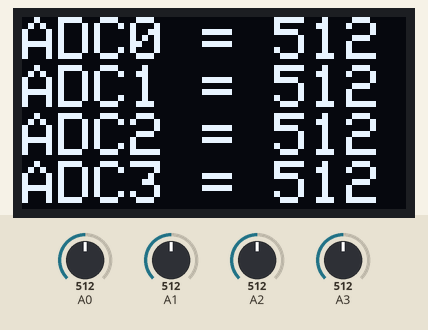
Simulated run of this sketch. Board: Arduino Uno, built with avr-gcc and run on an emulated ATmega328P. Parts: 128×64 one-colour display. The test bench sets the inputs (shaded band); at power-on: A0 = 512, A1 = 512, A2 = 512, A3 = 512. The display library's start-up logo is not drawn.

Above: at 4.2 s.
4.3 s: A0 set to 716
At 5.2 s:
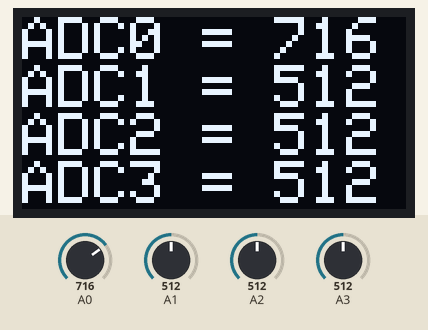
5.8 s: A1 set to 716
At 6.8 s:
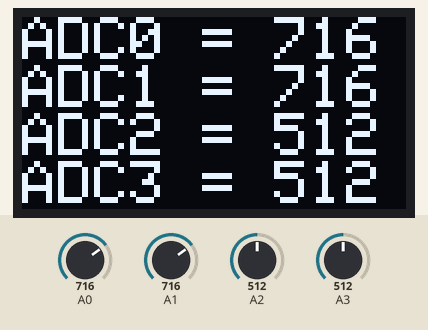
7.3 s: A2 set to 716
At 8.5 s:
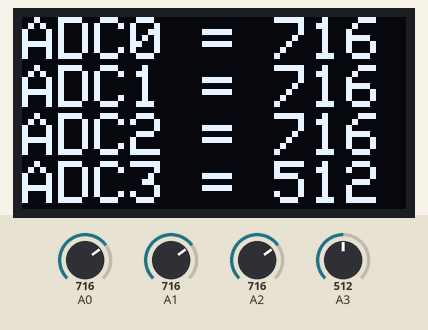
8.8 s: A3 set to 716
At 10.0 s:
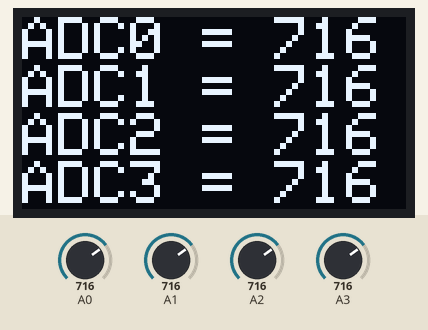
10.3 s: A0 set to 992
At 11.5 s:
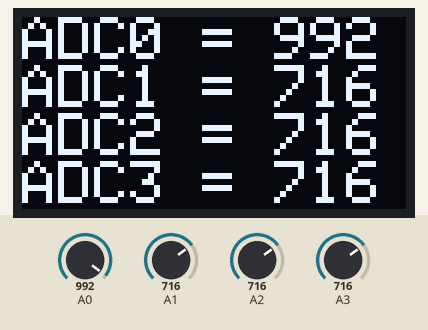
11.8 s: A1 set to 992
At 13.2 s:
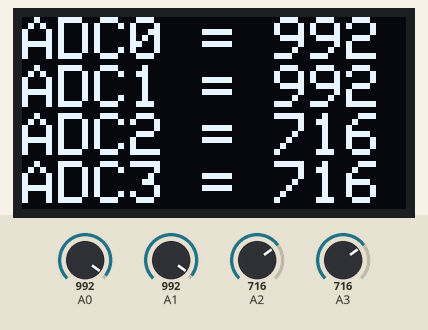
Timing chart, 0 to 14.3 s (numbered marks = the images above; inputs shaded):
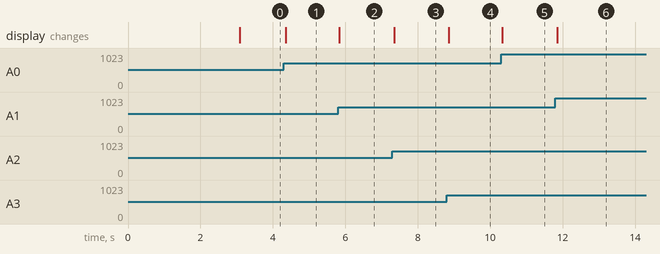

Measured:
- after the input at 4.3 s, the display: changes after 0.05 s (image 1)
- after the input at 5.8 s, the display: changes at once (image 2)
- after the input at 7.3 s, the display: changes after 0.05 s (image 3)
- after the input at 8.8 s, the display: changes after 0.06 s (image 4)
- after the input at 10.3 s, the display: changes at once (image 5)
- after the input at 11.8 s, the display: changes after 0.05 s (image 6)

The sketch:

Displaying_info_on_OLED.ino
```cpp
#include <Wire.h>
#include <Adafruit_GFX.h>
#include <Adafruit_SH110X.h>

#define I2C_Address 0x3c
#define SCREEN_WIDTH 128
#define SCREEN_HEIGHT 64
#define OLED_RESET -1

Adafruit_SH1106G display = Adafruit_SH1106G(SCREEN_WIDTH, SCREEN_HEIGHT, &Wire, OLED_RESET);

int ADC0 = 0;
int ADC1 = 0;
int ADC2 = 0;
int ADC3 = 0;
//Can't use ADC's 4 and 5 as they are used to connect the I2C display

void setup()   {
  display.begin(I2C_Address, true); //Start I2C data communication with SH1106G OLED display chip
  display.display(); //Display adafruit splashscreen
  delay(3000);
  display.clearDisplay(); //Clear display
}


void loop() {
  ADC0 = analogRead(A0);
  ADC1 = analogRead(A1);
  ADC2 = analogRead(A2);
  ADC3 = analogRead(A3);


  display.setTextSize(2);
  display.setTextColor(SH110X_WHITE);
  display.clearDisplay();
  display.setCursor(0, 0);
  display.print("ADC0 = ");
  display.println(ADC0);
  display.print("ADC1 = ");
  display.println(ADC1);
  display.print("ADC2 = ");
  display.println(ADC2);
  display.print("ADC3 = ");
  display.println(ADC3);
  display.display();
}
```
